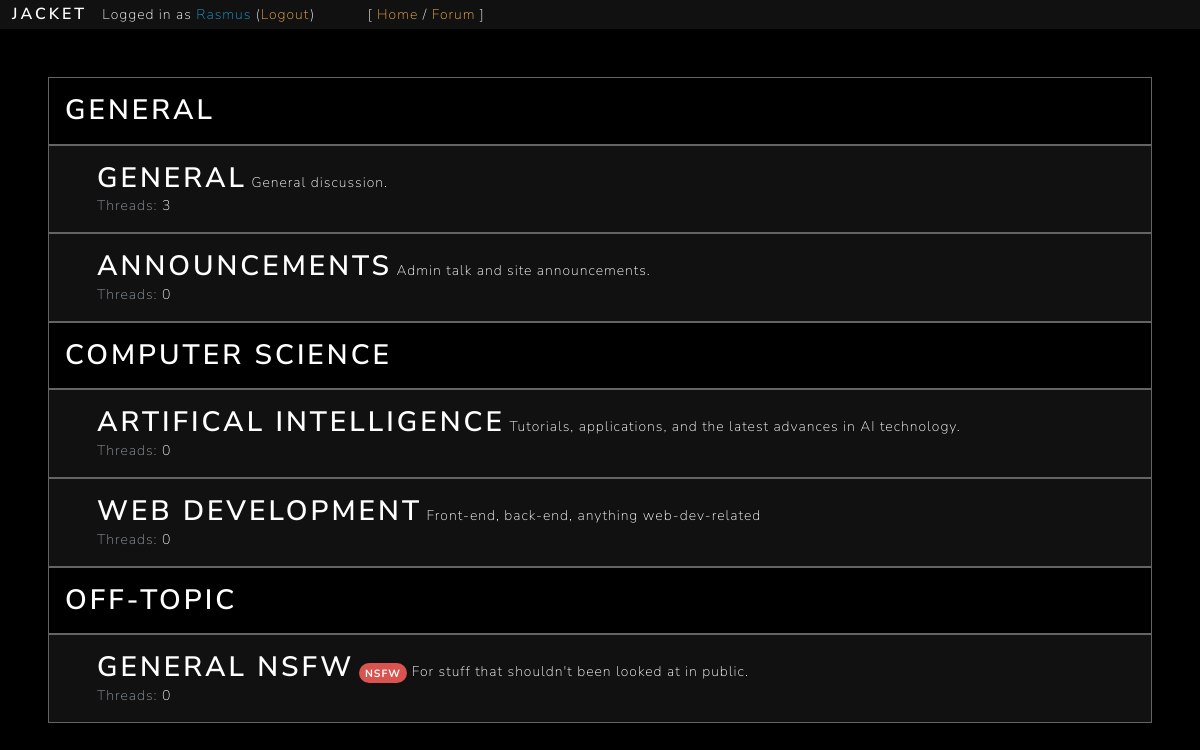
Screenshot of /forum/ (signed in) with the database file from the repository.
### forum/models.py (models this page shows)
class Subforum(models.Model):
	key = models.CharField(max_length=10, default=gen_key, unique=True)
	category = models.CharField(max_length=25)
	name = models.CharField(max_length=50)
	description = models.TextField(max_length=250, blank=True)
	nsfw = models.BooleanField(default=False)

### forum/views.py (the view)
# urls.py: path('', views.forum, name="forum"),
def forum(request):
	if not check_login(request):
		return redirect('home')
	context = {}
	load_user_context(request, context)
	context['subforums'] = {}
	subforums = Subforum.objects.all()
	for subforum in subforums:
		try:
			context['subforums'][subforum.category][subforum.key] = {
				'name': subforum.name,
				'description': subforum.description,
				'nsfw': subforum.nsfw,
				'thread_count': subforum.thread_set.count()
			}
		except KeyError:
			context['subforums'][subforum.category] = {
				subforum.key: {
					'name': subforum.name,
					'description': subforum.description,
					'nsfw': subforum.nsfw,
					'thread_count': subforum.thread_set.count()
				}
			}
	return render(request, 'forum/subforums.html', context)

### general/views.py (called while the page is built)
def check_login(request):
	try:
		if request.session['user_id'] is not None:
			return True
	except KeyError:
		return False

def load_user_context(request, context):
	context['user'] = {
		'id': request.session['user_id'],
		'username': request.session['user_name']
	}

### forum/templates/forum/subforums.html
{% extends 'general/base.html' %}
{% block content %}
<main class="p-5 text-light">
	{% for category, subs in subforums.items %}
	<div class="bg-pitch-dark border border-grey pt-3 pl-3 pb-2">
		<h2 class="text-light">{{ category }}</h2>
	</div>
	{% for key, subforum in subs.items %}
	<a class="n-h-u d-block box-a bg-ap-dark border border-grey p-3 pl-5" href="{% url 'subforum' %}?s={{ key }}">
		<div class="d-block">
			<h2 class="d-inline text-light">{{ subforum.name }}</h2>
				{% if subforum.nsfw == True %}
				<span class="d-inline badge badge-pill badge-danger">NSFW</span>
				{% endif %}
			<p class="d-inline text-light m-0">{{ subforum.description }}</p>
		</div>
		<div class="d-block">
			<p class="text-secondary m-0">Threads: <span class="text-light">{{ subforum.thread_count }}</span></p>
		</div>
	</a>
	{% endfor %}
	{% endfor %}
</main>
{% endblock %}

### static/css/jacket.css (style rules this page uses)
html { scroll-behavior: smooth; }

### rows the page displays
Subforum: subforums "GENERAL", name "GENERAL", description "General discussion."
Subforum: name "ANNOUNCEMENTS", description "Admin talk and site announcements."
Subforum: subforums "COMPUTER SCIENCE", name "ARTIFICAL INTELLIGENCE", description "Tutorials, applications, and the latest advances in AI technology."
Subforum: name "WEB DEVELOPMENT", description "Front-end, back-end, anything web-dev-related"
Subforum: subforums "OFF-TOPIC", name "GENERAL NSFW", description "For stuff that shouldn't been looked at in public."

### other values shown
{{ user.username }} "Rasmus"
{{ subforum.thread_count }} "3" "0" "0" "0" "0"
